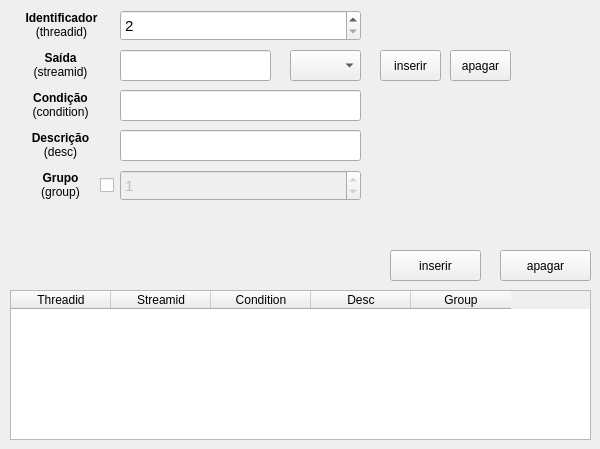
   <widget class="QWidget" name="tab_5">
    <attribute name="title">
     <string>Mensagem (message)</string>
    </attribute>
    <widget class="QLabel" name="msg_group_label">
     <property name="geometry">
      <rect>
       <x>37</x>
       <y>170</y>
       <width>47</width>
       <height>31</height>
      </rect>
     </property>
     <property name="text">
      <string>&lt;html&gt;&lt;head/&gt;&lt;body&gt;&lt;p align=&quot;center&quot;&gt;&lt;span style=&quot; font-weight:600;&quot;&gt;Grupo&lt;br/&gt;&lt;/span&gt;(group)&lt;/p&gt;&lt;/body&gt;&lt;/html&gt;</string>
     </property>
    </widget>
    <widget class="QPushButton" name="msg_apagar_streamid_bt">
     <property name="geometry">
      <rect>
       <x>450</x>
       <y>50</y>
       <width>61</width>
       <height>31</height>
      </rect>
     </property>
     <property name="text">
      <string>apagar</string>
     </property>
    </widget>
    <widget class="QLabel" name="msg_streamid_label">
     <property name="geometry">
      <rect>
       <x>30</x>
       <y>50</y>
       <width>61</width>
       <height>31</height>
      </rect>
     </property>
     <property name="text">
      <string>&lt;html&gt;&lt;head/&gt;&lt;body&gt;&lt;p align=&quot;center&quot;&gt;&lt;span style=&quot; font-weight:600;&quot;&gt;Saída&lt;/span&gt;&lt;br/&gt;(streamid)&lt;/p&gt;&lt;/body&gt;&lt;/html&gt;</string>
     </property>
    </widget>
    <widget class="QPushButton" name="msg_inserir_bt">
     <property name="geometry">
      <rect>
       <x>390</x>
       <y>250</y>
       <width>91</width>
       <height>31</height>
      </rect>
     </property>
     <property name="text">
      <string>inserir</string>
     </property>
    </widget>
    <widget class="QLineEdit" name="msg_condition_edit">
     <property name="geometry">
      <rect>
       <x>120</x>
       <y>90</y>
       <width>241</width>
       <height>31</height>
      </rect>
     </property>
     <property name="font">
      <font>
       <pointsize>11</pointsize>
      </font>
     </property>
    </widget>
    <widget class="QPushButton" name="msg_apagar_bt">
     <property name="geometry">
      <rect>
       <x>500</x>
       <y>250</y>
       <width>91</width>
       <height>31</height>
      </rect>
     </property>
     <property name="text">
      <string>apagar</string>
     </property>
    </widget>
    <widget class="QLabel" name="msg_threadid_label">
     <property name="geometry">
      <rect>
       <x>21</x>
       <y>10</y>
       <width>81</width>
       <height>31</height>
      </rect>
     </property>
     <property name="text">
      <string>&lt;html&gt;&lt;head/&gt;&lt;body&gt;&lt;p align=&quot;center&quot;&gt;&lt;span style=&quot; font-weight:600;&quot;&gt;Identificador&lt;/span&gt;&lt;br/&gt;(threadid)&lt;/p&gt;&lt;/body&gt;&lt;/html&gt;</string>
     </property>
    </widget>
    <widget class="QSpinBox" name="msg_group_sbox">
     <property name="enabled">
      <bool>false</bool>
     </property>
     <property name="geometry">
      <rect>
       <x>120</x>
       <y>170</y>
       <width>241</width>
       <height>31</height>
      </rect>
     </property>
     <property name="font">
      <font>
       <pointsize>11</pointsize>
      </font>
     </property>
     <property name="minimum">
      <number>0</number>
     </property>
     <property name="maximum">
      <number>6000</number>
     </property>
     <property name="singleStep">
      <number>1</number>
     </property>
     <property name="value">
      <number>1</number>
     </property>
    </widget>
    <widget class="QComboBox" name="msg_streamid_cbox">
     <property name="geometry">
      <rect>
       <x>290</x>
       <y>50</y>
       <width>71</width>
       <height>31</height>
      </rect>
     </property>
     <property name="font">
      <font>
       <pointsize>11</pointsize>
      </font>
     </property>
    </widget>
    <widget class="QCheckBox" name="msg_group_check">
     <property name="geometry">
      <rect>
       <x>100</x>
       <y>170</y>
       <width>20</width>
       <height>31</height>
      </rect>
     </property>
     <property name="text">
      <string/>
     </property>
    </widget>
    <widget class="QLabel" name="msg_desc_label">
     <property name="geometry">
      <rect>
       <x>25</x>
       <y>130</y>
       <width>71</width>
       <height>31</height>
      </rect>
     </property>
     <property name="text">
      <string>&lt;html&gt;&lt;head/&gt;&lt;body&gt;&lt;p align=&quot;center&quot;&gt;&lt;span style=&quot; font-weight:600;&quot;&gt;Descrição&lt;br/&gt;&lt;/span&gt;(desc)&lt;/p&gt;&lt;/body&gt;&lt;/html&gt;</string>
     </property>
    </widget>
    <widget class="QLineEdit" name="msg_desc_edit">
     <property name="geometry">
      <rect>
       <x>120</x>
       <y>130</y>
       <width>241</width>
       <height>31</height>
      </rect>
     </property>
     <property name="font">
      <font>
       <pointsize>11</pointsize>
      </font>
     </property>
    </widget>
    <widget class="QLineEdit" name="msg_streamid_edit">
     <property name="enabled">
      <bool>true</bool>
     </property>
     <property name="geometry">
      <rect>
       <x>120</x>
       <y>50</y>
       <width>151</width>
       <height>31</height>
      </rect>
     </property>
     <property name="font">
      <font>
       <pointsize>11</pointsize>
      </font>
     </property>
     <property name="readOnly">
      <bool>true</bool>
     </property>
    </widget>
    <widget class="QSpinBox" name="msg_threadid_sbox">
     <property name="geometry">
      <rect>
       <x>120</x>
       <y>10</y>
       <width>241</width>
       <height>31</height>
      </rect>
     </property>
     <property name="font">
      <font>
       <pointsize>11</pointsize>
      </font>
     </property>
     <property name="minimum">
      <number>2</number>
     </property>
     <property name="maximum">
      <number>6000</number>
     </property>
     <property name="singleStep">
      <number>1</number>
     </property>
     <property name="value">
      <number>2</number>
     </property>
    </widget>
    <widget class="QTableWidget" name="msg_table">
     <property name="geometry">
      <rect>
       <x>10</x>
       <y>290</y>
       <width>581</width>
       <height>150</height>
      </rect>
     </property>
     <column>
      <property name="text">
       <string>Threadid</string>
      </property>
     </column>
     <column>
      <property name="text">
       <string>Streamid</string>
      </property>
     </column>
     <column>
      <property name="text">
       <string>Condition</string>
      </property>
     </column>
     <column>
      <property name="text">
       <string>Desc</string>
      </property>
     </column>
     <column>
      <property name="text">
       <string>Group</string>
      </property>
     </column>
    </widget>
    <widget class="QPushButton" name="msg_inserir_streamid_bt">
     <property name="geometry">
      <rect>
       <x>380</x>
       <y>50</y>
       <width>61</width>
       <height>31</height>
      </rect>
     </property>
     <property name="text">
      <string>inserir</string>
     </property>
    </widget>
    <widget class="QLabel" name="msg_condition_label">
     <property name="geometry">
      <rect>
       <x>30</x>
       <y>90</y>
       <width>61</width>
       <height>31</height>
      </rect>
     </property>
     <property name="text">
      <string>&lt;html&gt;&lt;head/&gt;&lt;body&gt;&lt;p align=&quot;center&quot;&gt;&lt;span style=&quot; font-weight:600;&quot;&gt;Condição&lt;br/&gt;&lt;/span&gt;(condition)&lt;/p&gt;&lt;/body&gt;&lt;/html&gt;</string>
     </property>
    </widget>
   </widget>
